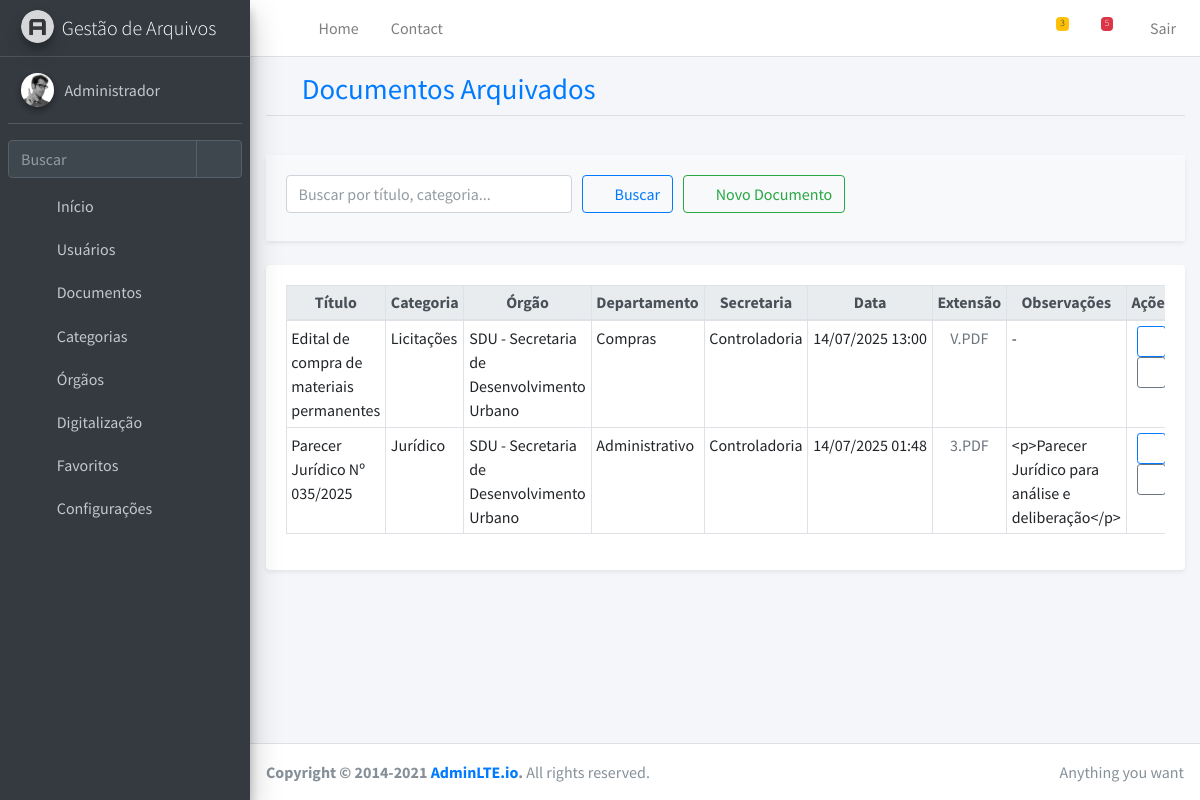
The page /documentos/listar/ (signed in) on the database its author committed.
### webapp/models.py (models this page shows, shortened)
class Documento(models.Model):
    titulo = models.CharField(max_length=200)
    categoria = models.ForeignKey(Categoria, on_delete=models.CASCADE)
    orgao = models.ForeignKey(Orgao, on_delete=models.SET_NULL, null=True, blank=True)
    departamento = models.ForeignKey(Departamento, on_delete=models.SET_NULL, null=True, blank=True)
    secretaria = models.ForeignKey(Secretaria, on_delete=models.SET_NULL, null=True, blank=True)
    arquivo = models.FileField(upload_to='documentos/')
    data_envio = models.DateTimeField(auto_now_add=True)
    observacoes = models.TextField(blank=True)
    usuario = models.ForeignKey(User, on_delete=models.CASCADE)
    class Meta:
        ordering = ['-data_envio']

class Categoria(models.Model):
    nome = models.CharField(max_length=100)
    class Meta:
        ordering = ['nome']
        verbose_name_plural = "Categorias"

class Orgao(models.Model):
    nome = models.CharField(max_length=100)
    class Meta:
        ordering = ['nome']

class Departamento(models.Model):
    orgao = models.ForeignKey(Orgao, on_delete=models.CASCADE, related_name='departamentos')
    nome = models.CharField(max_length=100)
    class Meta:
        ordering = ['orgao__nome', 'nome']

class Secretaria(models.Model):
    departamento = models.ForeignKey(Departamento, on_delete=models.CASCADE, related_name='secretarias')
    nome = models.CharField(max_length=100)
    class Meta:
        ordering = ['departamento__orgao__nome', 'departamento__nome', 'nome']

### webapp/views.py (the view)
# urls.py: path('documentos/listar/', views.listar_arquivos, name='listar_arquivos'),
def listar_arquivos(request):
    busca = request.GET.get('q', '')
    if request.user.is_superuser:
        arquivos = Documento.objects.filter(titulo__icontains=busca).order_by('-data_envio')
    else:
        arquivos = Documento.objects.filter(titulo__icontains=busca, usuario=request.user).order_by('-data_envio')
    paginator = Paginator(arquivos, 10)
    page = request.GET.get('page')
    arquivos_paginados = paginator.get_page(page)
    orgaos = Orgao.objects.prefetch_related('departamentos__secretarias').all()
    usuarios = User.objects.filter(is_active=True).order_by('first_name')  # <-- Adicione isto
    return render(request, 'arquivos/listar.html', {
        'arquivos': arquivos_paginados,
        'busca': busca,
        'orgaos': orgaos,
        'usuarios': usuarios  # <-- ESSENCIAL!
    })

### webapp/context_processors.py (called while the page is built)
def notificacoes_documentos(request):
    if request.user.is_authenticated:
        tramitacoes = Tramitacao.objects.filter(
            destinatario=request.user,
            status='aberto'  # CORRETO conforme seu model
        ).order_by('-data_envio')
        return {'tramitacoes_pendentes': tramitacoes}
    return {}

### templates/arquivos/listar.html (shortened to what this page needs)
{% extends 'base.html' %}
{% block content %}
<div class="content-header">
  <div class="container-fluid">
    <h1 class="m-0 text-primary">
      <i class="fas fa-archive mr-2"></i> Documentos Arquivados
    </h1>
    <hr class="mt-2 mb-4">
  </div>
</div>
<div class="content">
  <div class="container-fluid">
    <div class="card shadow-sm mb-4 border-0">
      <div class="card-body bg-light">
        <form method="get" class="form-row align-items-center">
          <div class="col-md-4 mb-2">
            <input type="text" name="q" class="form-control" placeholder="Buscar por título, categoria..." value="{{ busca }}">
          </div>
          <div class="col-auto mb-2">
            <button class="btn btn-outline-primary">
              <i class="fas fa-search mr-1"></i> Buscar
            </button>
          </div>
          <div class="col-auto mb-2">
            <a href="{% url 'cadastrar_arquivo' %}" class="btn btn-outline-success">
              <i class="fas fa-plus mr-1"></i> Novo Documento
            </a>
          </div>
        </form>
      </div>
    </div>
    <div class="card shadow-sm border-0">
      <div class="card-body">
        <div class="table-responsive">
          <table class="table table-hover table-bordered table-sm">
            <thead class="thead-light">
              <tr class="text-center text-secondary">
                <th>Título</th>
                <th>Categoria</th>
                <th>Órgão</th>
                <th>Departamento</th>
                <th>Secretaria</th>
                <th>Data</th>
                <th>Extensão</th>
                <th>Observações</th>
                <th>Ações</th>
              </tr>
            </thead>
            <tbody>
              {% for doc in arquivos %}
              <tr>
                <td>{{ doc.titulo }}</td>
                <td>{{ doc.categoria.nome }}</td>
                <td>{% if doc.orgao %}{{ doc.orgao.nome }}{% else %}-{% endif %}</td>
                <td>{% if doc.departamento %}{{ doc.departamento.nome }}{% else %}-{% endif %}</td>
                <td>{% if doc.secretaria %}{{ doc.secretaria.nome }}{% else %}-{% endif %}</td>
                <td class="text-nowrap">{{ doc.data_envio|date:"d/m/Y H:i" }}</td>
                <td class="text-center text-muted">{{ doc.arquivo.name|slice:"-5:"|upper }}</td>
                <td>{{ doc.observacoes|default:"-"|truncatechars:50 }}</td>
                <td class="text-center">
                  <a href="{{ doc.arquivo.url }}" target="_blank" class="btn btn-sm btn-outline-primary" title="Visualizar documento">
                    <i class="fas fa-eye"></i>
                  </a>
                  <button class="btn btn-sm btn-outline-secondary" data-toggle="modal" data-target="#modalEncaminhar{{ doc.id }}" title="Encaminhar documento">
                    <i class="fas fa-share-square"></i>
                  </button>
                </td>
              </tr>
              {% empty %}
              <tr>
                <td colspan="9" class="text-center text-muted">Nenhum documento encontrado.</td>
              </tr>
              {% endfor %}
            </tbody>
          </table>
        </div>
      </div>
    </div>
  </div>
</div>
{% endblock %}

### templates/partials/sidebar.html (shortened to what this page needs)
{% load static %}
<aside class="main-sidebar sidebar-dark-primary elevation-4">
  <a href="{% url 'arquivos_index' %}" class="brand-link">
    <img src="{% static 'assets/dist/img/AdminLTELogo.png' %}" alt="Logo" class="brand-image img-circle elevation-3" style="opacity: .8">
    <span class="brand-text font-weight-light">Gestão de Arquivos</span>
  </a>
  <div class="sidebar">
    <div class="user-panel mt-3 pb-3 mb-3 d-flex">
  <div class="image">
    <img src="{% static 'assets/dist/img/user2-160x160.jpg' %}" class="img-circle elevation-2" alt="User Image">
  </div>
  <div class="info">
    <a href="#" class="d-block">{{ request.user.username }}</a>
  </div>
</div>
    <div class="form-inline">
      <div class="input-group" data-widget="sidebar-search">
        <input class="form-control form-control-sidebar" type="search" placeholder="Buscar" aria-label="Buscar">
        <div class="input-group-append">
          <button class="btn btn-sidebar">
            <i class="fas fa-search fa-fw"></i>
          </button>
        </div>
      </div>
    </div>
    <nav class="mt-2">
      <ul class="nav nav-pills nav-sidebar flex-column" data-widget="treeview" role="menu" data-accordion="false">
<li class="nav-item">
  <a href="{% url 'arquivos_index' %}" class="nav-link">
    <i class="nav-icon fas fa-home"></i>
    <p>Início</p>
  </a>
</li>
<li class="nav-item has-treeview">
  <a href="#" class="nav-link">
    <i class="nav-icon fas fa-users"></i>
    <p>Usuários <i class="right fas fa-angle-left"></i></p>
  </a>
</li>
<li class="nav-item has-treeview">
  <a href="#" class="nav-link">
    <i class="nav-icon fas fa-folder-open"></i>
    <p>
      Documentos
      <i class="right fas fa-angle-left"></i>
    </p>
  </a>
</li>
        <li class="nav-item has-treeview">
          <a href="#" class="nav-link">
            <i class="nav-icon fas fa-tags"></i>
            <p>
              Categorias
              <i class="right fas fa-angle-left"></i>
            </p>
          </a>
        </li>
<li class="nav-item has-treeview">
  <a href="#" class="nav-link">
    <i class="nav-icon fas fa-university"></i>
    <p>
      Órgãos
      <i class="right fas fa-angle-left"></i>
    </p>
  </a>
</li>
<li class="nav-item has-treeview">
  <a href="#" class="nav-link">
    <i class="nav-icon fas fa-print"></i>
    <p>
      Digitalização
      <i class="right fas fa-angle-left"></i>
    </p>
  </a>
</li>
<li class="nav-item has-treeview">
  <a href="#" class="nav-link">
    <i class="nav-icon far fa-bookmark"></i>
    <p>
      Favoritos
      <i class="right fas fa-angle-left"></i>
    </p>
  </a>
</li>
        <li class="nav-item">
          <a href="#" class="nav-link disabled">
            <i class="nav-icon fas fa-cog"></i>
            <p>Configurações</p>
          </a>
        </li>
      </ul>
    </nav>
  </div>
</aside>

### rows shown on the page
Documento: titulo "Edital de compra de materiais permanentes", categoria.nome "Licitações", orgao.nome "SDU - Secretaria de Desenvolvimento Urbano", departamento.nome "Compras", secretaria.nome "Controladoria", data_envio "14/07/2025 13:00", arquivo.name "V.PDF", observacoes "-"
Documento: titulo "Parecer Jurídico Nº 035/2025", categoria.nome "Jurídico", orgao.nome "SDU - Secretaria de Desenvolvimento Urbano", departamento.nome "Administrativo", secretaria.nome "Controladoria", data_envio "14/07/2025 01:48", arquivo.name "3.PDF", observacoes "<p>Parecer Jurídico para análise e deliberação</p>"

### other values the page prints
{{ tramitacoes_pendentes|length }} "3"
{{ request.user.username }} "Administrador"
